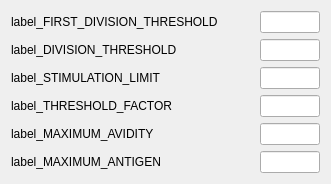
           <widget class="QWidget" name="gridLayoutWidget_7">
            <property name="geometry">
             <rect>
              <x>390</x>
              <y>130</y>
              <width>331</width>
              <height>169</height>
             </rect>
            </property>
            <layout class="QGridLayout" name="gridLayout_8">
             <item row="0" column="0">
              <widget class="QMyLabel" name="label_FIRST_DIVISION_THRESHOLD">
               <property name="text">
                <string>label_FIRST_DIVISION_THRESHOLD</string>
               </property>
              </widget>
             </item>
             <item row="0" column="2">
              <widget class="QLineEdit" name="line_FIRST_DIVISION_THRESHOLD">
               <property name="sizePolicy">
                <sizepolicy hsizetype="Fixed" vsizetype="Fixed">
                 <horstretch>60</horstretch>
                 <verstretch>0</verstretch>
                </sizepolicy>
               </property>
               <property name="maximumSize">
                <size>
                 <width>60</width>
                 <height>16777215</height>
                </size>
               </property>
               <property name="alignment">
                <set>Qt::AlignRight|Qt::AlignTrailing|Qt::AlignVCenter</set>
               </property>
              </widget>
             </item>
             <item row="1" column="0">
              <widget class="QMyLabel" name="label_DIVISION_THRESHOLD">
               <property name="sizePolicy">
                <sizepolicy hsizetype="MinimumExpanding" vsizetype="Preferred">
                 <horstretch>0</horstretch>
                 <verstretch>0</verstretch>
                </sizepolicy>
               </property>
               <property name="mouseTracking">
                <bool>false</bool>
               </property>
               <property name="text">
                <string>label_DIVISION_THRESHOLD</string>
               </property>
               <property name="wordWrap">
                <bool>false</bool>
               </property>
              </widget>
             </item>
             <item row="1" column="2">
              <widget class="QLineEdit" name="line_DIVISION_THRESHOLD">
               <property name="sizePolicy">
                <sizepolicy hsizetype="Fixed" vsizetype="Fixed">
                 <horstretch>60</horstretch>
                 <verstretch>0</verstretch>
                </sizepolicy>
               </property>
               <property name="maximumSize">
                <size>
                 <width>60</width>
                 <height>16777215</height>
                </size>
               </property>
               <property name="alignment">
                <set>Qt::AlignRight|Qt::AlignTrailing|Qt::AlignVCenter</set>
               </property>
              </widget>
             </item>
             <item row="2" column="0">
              <widget class="QMyLabel" name="label_STIMULATION_LIMIT">
               <property name="mouseTracking">
                <bool>false</bool>
               </property>
               <property name="text">
                <string>label_STIMULATION_LIMIT</string>
               </property>
               <property name="wordWrap">
                <bool>false</bool>
               </property>
              </widget>
             </item>
             <item row="2" column="2">
              <widget class="QLineEdit" name="line_STIMULATION_LIMIT">
               <property name="sizePolicy">
                <sizepolicy hsizetype="Fixed" vsizetype="Fixed">
                 <horstretch>60</horstretch>
                 <verstretch>0</verstretch>
                </sizepolicy>
               </property>
               <property name="maximumSize">
                <size>
                 <width>60</width>
                 <height>16777215</height>
                </size>
               </property>
               <property name="alignment">
                <set>Qt::AlignRight|Qt::AlignTrailing|Qt::AlignVCenter</set>
               </property>
              </widget>
             </item>
             <item row="3" column="0">
              <widget class="QMyLabel" name="label_THRESHOLD_FACTOR">
               <property name="text">
                <string>label_THRESHOLD_FACTOR</string>
               </property>
              </widget>
             </item>
             <item row="3" column="2">
              <widget class="QLineEdit" name="line_THRESHOLD_FACTOR">
               <property name="minimumSize">
                <size>
                 <width>0</width>
                 <height>0</height>
                </size>
               </property>
               <property name="maximumSize">
                <size>
                 <width>60</width>
                 <height>16777215</height>
                </size>
               </property>
               <property name="alignment">
                <set>Qt::AlignRight|Qt::AlignTrailing|Qt::AlignVCenter</set>
               </property>
              </widget>
             </item>
             <item row="4" column="0">
              <widget class="QMyLabel" name="label_MAXIMUM_AVIDITY">
               <property name="text">
                <string>label_MAXIMUM_AVIDITY</string>
               </property>
               <property name="alignment">
                <set>Qt::AlignLeading|Qt::AlignLeft|Qt::AlignVCenter</set>
               </property>
              </widget>
             </item>
             <item row="4" column="2">
              <widget class="QLineEdit" name="line_MAXIMUM_AVIDITY">
               <property name="enabled">
                <bool>true</bool>
               </property>
               <property name="maximumSize">
                <size>
                 <width>60</width>
                 <height>16777215</height>
                </size>
               </property>
               <property name="alignment">
                <set>Qt::AlignRight|Qt::AlignTrailing|Qt::AlignVCenter</set>
               </property>
              </widget>
             </item>
             <item row="5" column="0">
              <widget class="QMyLabel" name="label_MAXIMUM_ANTIGEN">
               <property name="text">
                <string>label_MAXIMUM_ANTIGEN</string>
               </property>
              </widget>
             </item>
             <item row="5" column="2">
              <widget class="QLineEdit" name="line_MAXIMUM_ANTIGEN">
               <property name="enabled">
                <bool>true</bool>
               </property>
               <property name="maximumSize">
                <size>
                 <width>60</width>
                 <height>16777215</height>
                </size>
               </property>
               <property name="alignment">
                <set>Qt::AlignRight|Qt::AlignTrailing|Qt::AlignVCenter</set>
               </property>
              </widget>
             </item>
             <item row="0" column="1">
              <spacer name="horizontalSpacer_40">
               <property name="orientation">
                <enum>Qt::Horizontal</enum>
               </property>
               <property name="sizeHint" stdset="0">
                <size>
                 <width>40</width>
                 <height>20</height>
                </size>
               </property>
              </spacer>
             </item>
             <item row="1" column="1">
              <spacer name="horizontalSpacer_41">
               <property name="orientation">
                <enum>Qt::Horizontal</enum>
               </property>
               <property name="sizeHint" stdset="0">
                <size>
                 <width>40</width>
                 <height>20</height>
                </size>
               </property>
              </spacer>
             </item>
             <item row="2" column="1">
              <spacer name="horizontalSpacer_42">
               <property name="orientation">
                <enum>Qt::Horizontal</enum>
               </property>
               <property name="sizeHint" stdset="0">
                <size>
                 <width>40</width>
                 <height>20</height>
                </size>
               </property>
              </spacer>
             </item>
             <item row="3" column="1">
              <spacer name="horizontalSpacer_43">
               <property name="orientation">
                <enum>Qt::Horizontal</enum>
               </property>
               <property name="sizeHint" stdset="0">
                <size>
                 <width>40</width>
                 <height>20</height>
                </size>
               </property>
              </spacer>
             </item>
             <item row="4" column="1">
              <spacer name="horizontalSpacer_44">
               <property name="orientation">
                <enum>Qt::Horizontal</enum>
               </property>
               <property name="sizeHint" stdset="0">
                <size>
                 <width>40</width>
                 <height>20</height>
                </size>
               </property>
              </spacer>
             </item>
             <item row="5" column="1">
              <spacer name="horizontalSpacer_45">
               <property name="orientation">
                <enum>Qt::Horizontal</enum>
               </property>
               <property name="sizeHint" stdset="0">
                <size>
                 <width>40</width>
                 <height>20</height>
                </size>
               </property>
              </spacer>
             </item>
            </layout>
           </widget>
